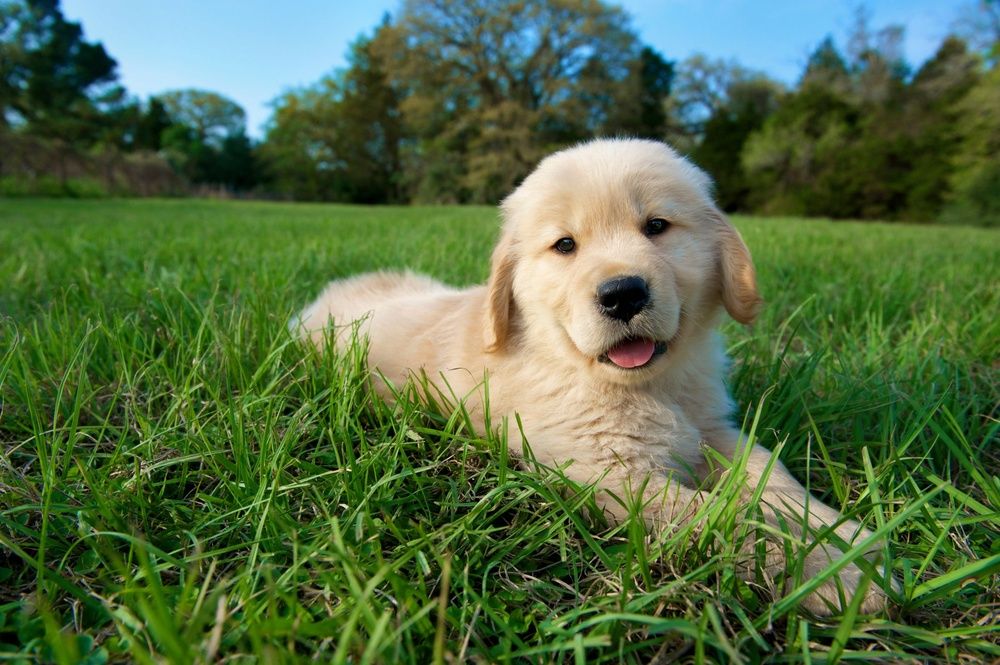
#> input picture resources/imgs/dog.jpg, 1000 x 665 px, shrunk from 2124 x 1413 before the run
$ jupyter execute --allow-errors main.ipynb   (older library calls are emulated)
#> lines starting #> are read from the running program, lines starting #| are printed output that depends on the picture; after the words box and inside, x2 and y2 are one past the last pixel; in counts of white or black regions, pixels touching at a corner belong together
**<h1 align="center">Universidad Internacional del Ecuador</h1>**

**<h2 align="center">Visión por Computador</h2>**

***<h3 align="left">Grupo 8</h3>***
- ***<h3 align="left">DARIO WLADIMIR HERRERA CHÁVEZ</h3>***
- ***<h3 align="left">FABIAN PATRICIO AGUIRRE PAREJA</h3>***
- ***<h3 align="left">JORGE ARMANDO QUIZAMANCHURO FUEL</h3>***
- ***<h3 align="left">JONATHAN ANDRES VASCO CALVACHE</h3>***

> *Repositorio*
>
> https://github.com/daros10/UIDE-Vision-Por-Computador-Homework-1

## - Extracción de características | Parte I

[cell 1]
import cv2
import matplotlib.pyplot as plt

ruta_archivo = "resources/imgs/dog.jpg"
img_bgr = cv2.imread(ruta_archivo)
#> img_bgr is the input picture: shape (665, 1000, 3); mean B, G, R 68.3, 107.9, 83.2

if img_bgr is None:
    print(f"Error: No se encontró la imagen en {ruta_archivo}")
else:
    img_rgb = cv2.cvtColor(img_bgr, cv2.COLOR_BGR2RGB)

    image_gray = cv2.cvtColor(img_bgr, cv2.COLOR_BGR2GRAY)
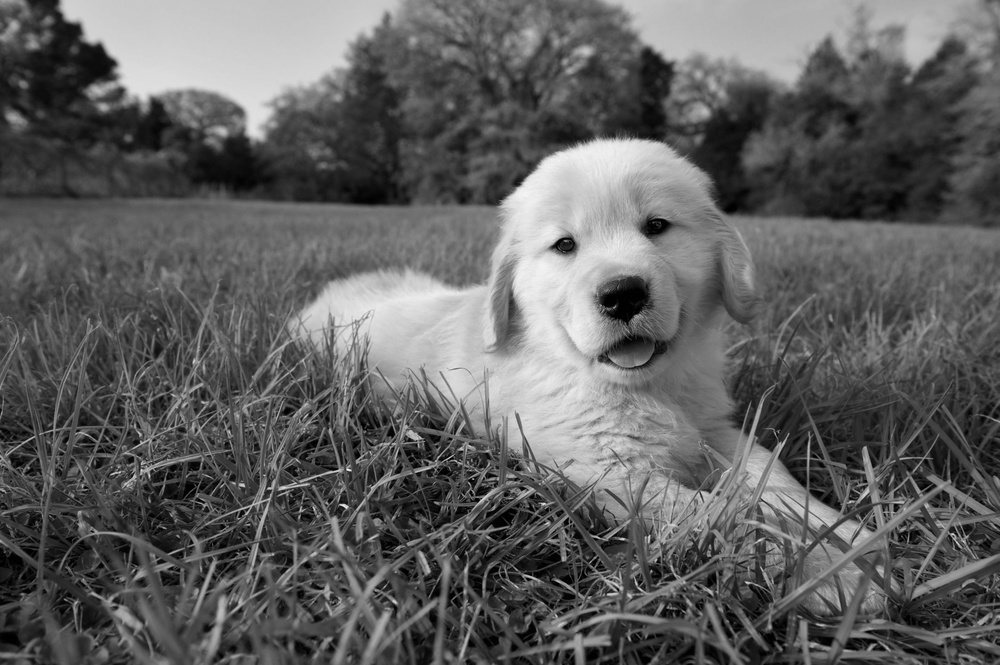
#> image_gray: shape (665, 1000); min 0, max 247, mean 96

    edges = cv2.Canny(image_gray, 100, 200)
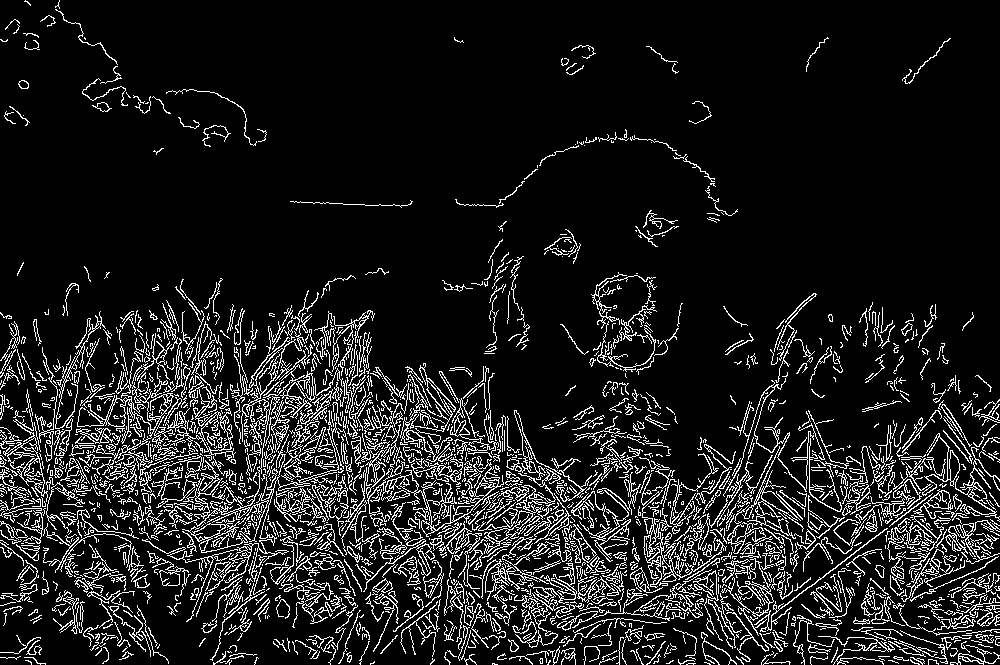
#> edges: shape (665, 1000); 11.2% white in thin lines or dots

    blur = cv2.GaussianBlur(edges, (5, 5), 0)
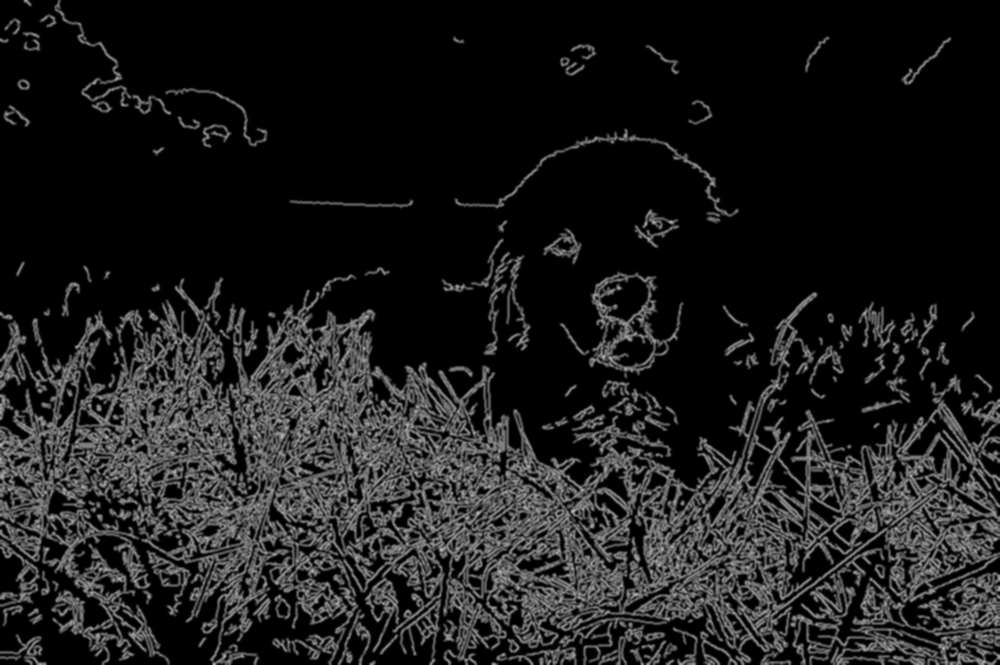
#> blur: shape (665, 1000); min 0, max 185, mean 28.7

    lap = cv2.Laplacian(edges, cv2.CV_64F)
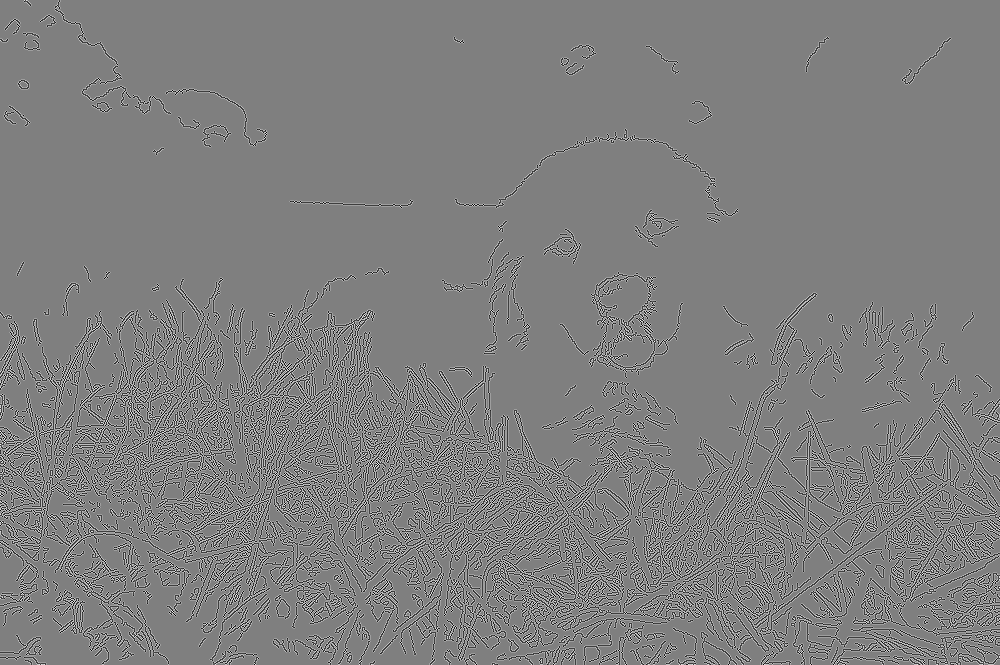
#> lap: shape (665, 1000) float64; min -1020, max 1020, mean 0; drawn with min black and max white
    lap = cv2.convertScaleAbs(lap)
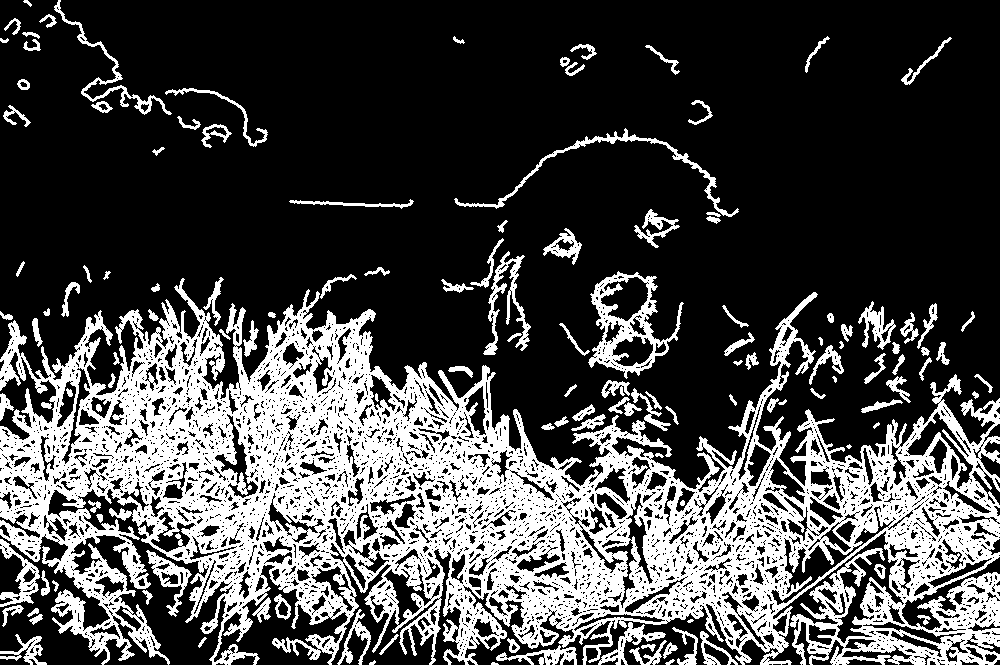
#> lap: shape (665, 1000); 28.3% white; 132 white regions (3 under 20 px), largest, box (x1, y1, x2, y2) and area: (0, 278, 1000, 665) 162523, (588, 271, 684, 379) 3076, (454, 128, 739, 217) 1456

    plt.style.use("default")
    fig, axs = plt.subplots(1, 5, figsize=(18, 5))

    axs[0].imshow(img_rgb)
    axs[0].set_title("Original")

    axs[1].imshow(image_gray, cmap="gray")
    axs[1].set_title("Grayscale")

    axs[2].imshow(edges, cmap="gray")
    axs[2].set_title("Canny")

    axs[3].imshow(blur, cmap="gray")
    axs[3].set_title("GaussianBlur over Canny")

    axs[4].imshow(lap, cmap="gray")
    axs[4].set_title("Laplacian over Canny")

    for ax in axs:
        ax.axis("off")

    plt.tight_layout()
    plt.show()
